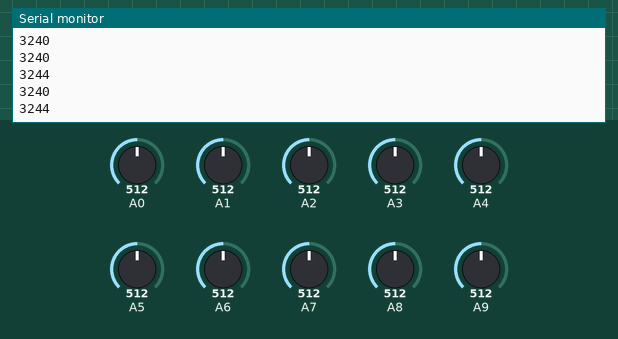
Simulated run of this sketch. Board: Arduino Mega 2560, built with avr-gcc and run on an emulated ATmega2560. On the bench: the last lines printed to the serial monitor. The inputs (shaded band) are chosen by the test bench; at power-on: A1 = 512, A0 = 512, A2 = 512, A3 = 512, A4 = 512, A5 = 512, A6 = 512, A7 = 512, A8 = 512, A9 = 512.

Above: at 1.2 s.
1.3 s: A1 set to 716
At 1.9 s:
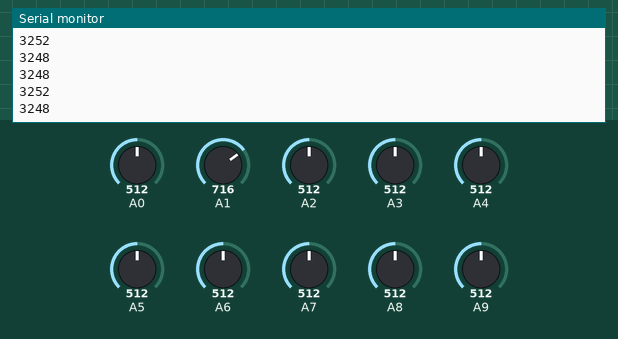
2.8 s: A0 set to 716
At 3.4 s:
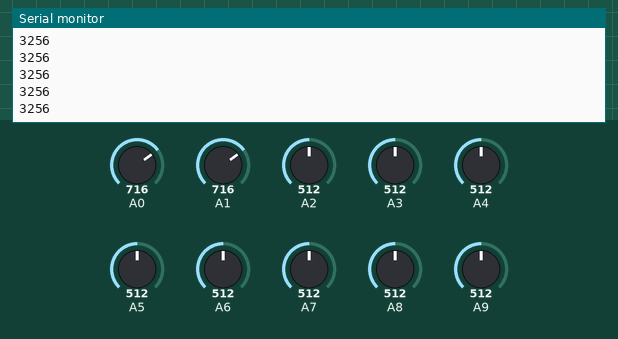
4.3 s: A2 set to 716
At 5.1 s:
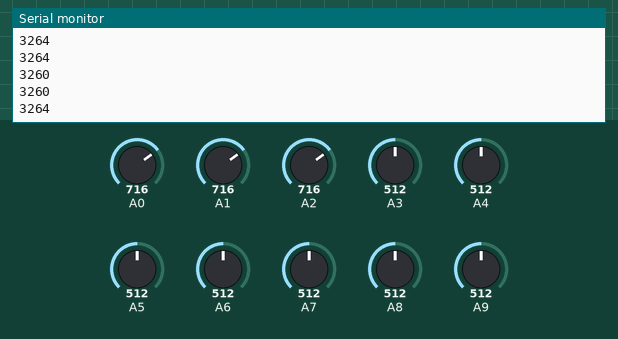
Timing chart, 0 to 7.3 s (numbered marks = the images above; inputs shaded):
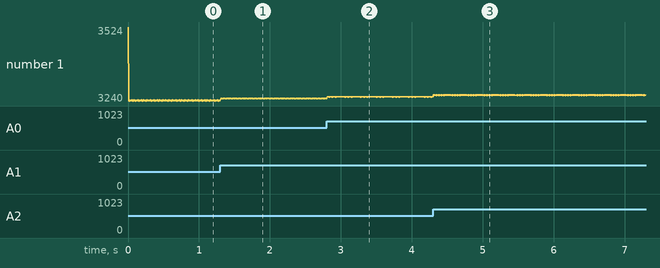

The sketch:

multiple_LDR_calibration.ino
```cpp
String stringTitle = "A0,A1,A2,A3,A4,A5,A6,A7,A8,A8,OUTCOME";
String stringValue = "";

int sensorCount = 10;


void setup() {
  // put your setup code here, to run once:
  Serial.begin(2000000);
  Serial.println(stringTitle);


}

void loop() {

  int index = 0;
  int sensorValue;
  float voltage;

uint32_t temp = micros();


  sensorValue = analogRead(A0);
  voltage = sensorValue * (5.0 / 1023.0);
  stringValue += String(voltage) + ",";

  sensorValue = analogRead(A1);
  voltage = sensorValue * (5.0 / 1023.0);
  stringValue += String(voltage) + ",";


  sensorValue = analogRead(A2);
  voltage = sensorValue * (5.0 / 1023.0);
  stringValue += String(voltage) + ",";


  sensorValue = analogRead(A3);
  voltage = sensorValue * (5.0 / 1023.0);
  stringValue += String(voltage) + ",";


  sensorValue = analogRead(A4);
  voltage = sensorValue * (5.0 / 1023.0);
  stringValue += String(voltage) + ",";


  sensorValue = analogRead(A5);
  voltage = sensorValue * (5.0 / 1023.0);
  stringValue += String(voltage) + ",";


  sensorValue = analogRead(A6);
  voltage = sensorValue * (5.0 / 1023.0);
  stringValue += String(voltage) + ",";


  sensorValue = analogRead(A7);
  voltage = sensorValue * (5.0 / 1023.0);
  stringValue += String(voltage) + ",";


  sensorValue = analogRead(A8);
  voltage = sensorValue * (5.0 / 1023.0);
  stringValue += String(voltage) + ",";


  sensorValue = analogRead(A9);
  voltage = sensorValue * (5.0 / 1023.0);
  stringValue += String(voltage) + ",";
  //
  //  sensorValue = analogRead(A10);
  //  voltage = sensorValue * (5.0 / 1023.0);
  //  stringValue += String(voltage) + ",";

temp = micros() - temp;

Serial.println(temp);
  stringValue += "PILL"; // currently used for empty calibration
// Serial.println(stringValue);
  // delay(1000);
  stringValue = "";
  //delay(1000);
  stringValue = "";
}
```

Measured:
- after the input at 1.3 s, the serial monitor: prints a new line at once (image 1)
- after the input at 2.8 s, the serial monitor: prints a new line at once (image 2)
- after the input at 4.3 s, the serial monitor: prints a new line at once (image 3)
- plotted number 1: 3244 → 3248 after the input at 1.3 s, 3248 → 3256 after the input at 2.8 s, 3256 → 3264 after the input at 4.3 s
